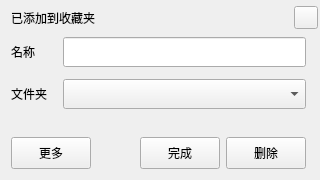
<?xml version="1.0" encoding="UTF-8"?>
<ui version="4.0">
 <class>AddToFavoritePopup</class>
 <widget class="QWidget" name="AddToFavoritePopup">
  <property name="geometry">
   <rect>
    <x>0</x>
    <y>0</y>
    <width>320</width>
    <height>180</height>
   </rect>
  </property>
  <property name="windowTitle">
   <string notr="true">Form</string>
  </property>
  <layout class="QVBoxLayout" name="verticalLayout">
   <property name="spacing">
    <number>8</number>
   </property>
   <property name="topMargin">
    <number>6</number>
   </property>
   <property name="rightMargin">
    <number>2</number>
   </property>
   <item>
    <layout class="QHBoxLayout" name="horizontalLayout">
     <property name="spacing">
      <number>0</number>
     </property>
     <item>
      <widget class="QLabel" name="label">
       <property name="styleSheet">
        <string notr="true">font: 75 10pt &quot;微软雅黑&quot;;</string>
       </property>
       <property name="text">
        <string>已添加到收藏夹</string>
       </property>
      </widget>
     </item>
     <item>
      <spacer name="horizontalSpacer">
       <property name="orientation">
        <enum>Qt::Horizontal</enum>
       </property>
       <property name="sizeHint" stdset="0">
        <size>
         <width>238</width>
         <height>20</height>
        </size>
       </property>
      </spacer>
     </item>
     <item>
      <widget class="QToolButton" name="btnClose">
       <property name="text">
        <string/>
       </property>
       <property name="icon">
        <iconset resource="../resource.qrc">
         <normaloff>:/icons/resources/imgs/general_close.png</normaloff>:/icons/resources/imgs/general_close.png</iconset>
       </property>
      </widget>
     </item>
    </layout>
   </item>
   <item>
    <layout class="QFormLayout" name="formLayout">
     <property name="horizontalSpacing">
      <number>16</number>
     </property>
     <property name="verticalSpacing">
      <number>12</number>
     </property>
     <property name="rightMargin">
      <number>12</number>
     </property>
     <item row="0" column="0">
      <widget class="QLabel" name="label_2">
       <property name="text">
        <string>名称</string>
       </property>
      </widget>
     </item>
     <item row="0" column="1">
      <widget class="QLineEdit" name="lineEdit">
       <property name="minimumSize">
        <size>
         <width>0</width>
         <height>30</height>
        </size>
       </property>
      </widget>
     </item>
     <item row="1" column="0">
      <widget class="QLabel" name="label_3">
       <property name="text">
        <string>文件夹</string>
       </property>
      </widget>
     </item>
     <item row="1" column="1">
      <widget class="QComboBox" name="comboBox">
       <property name="minimumSize">
        <size>
         <width>0</width>
         <height>30</height>
        </size>
       </property>
      </widget>
     </item>
    </layout>
   </item>
   <item>
    <layout class="QHBoxLayout" name="horizontalLayout_2">
     <property name="spacing">
      <number>6</number>
     </property>
     <property name="rightMargin">
      <number>12</number>
     </property>
     <item>
      <widget class="QPushButton" name="pushButton">
       <property name="minimumSize">
        <size>
         <width>0</width>
         <height>32</height>
        </size>
       </property>
       <property name="text">
        <string>更多</string>
       </property>
      </widget>
     </item>
     <item>
      <spacer name="horizontalSpacer_2">
       <property name="orientation">
        <enum>Qt::Horizontal</enum>
       </property>
       <property name="sizeHint" stdset="0">
        <size>
         <width>40</width>
         <height>20</height>
        </size>
       </property>
      </spacer>
     </item>
     <item>
      <widget class="QPushButton" name="pushButton_2">
       <property name="minimumSize">
        <size>
         <width>0</width>
         <height>32</height>
        </size>
       </property>
       <property name="text">
        <string>完成</string>
       </property>
      </widget>
     </item>
     <item>
      <widget class="QPushButton" name="pushButton_3">
       <property name="minimumSize">
        <size>
         <width>0</width>
         <height>32</height>
        </size>
       </property>
       <property name="text">
        <string>删除</string>
       </property>
      </widget>
     </item>
    </layout>
   </item>
  </layout>
 </widget>
 <resources>
  <include location="../resource.qrc"/>
 </resources>
 <connections/>
</ui>
